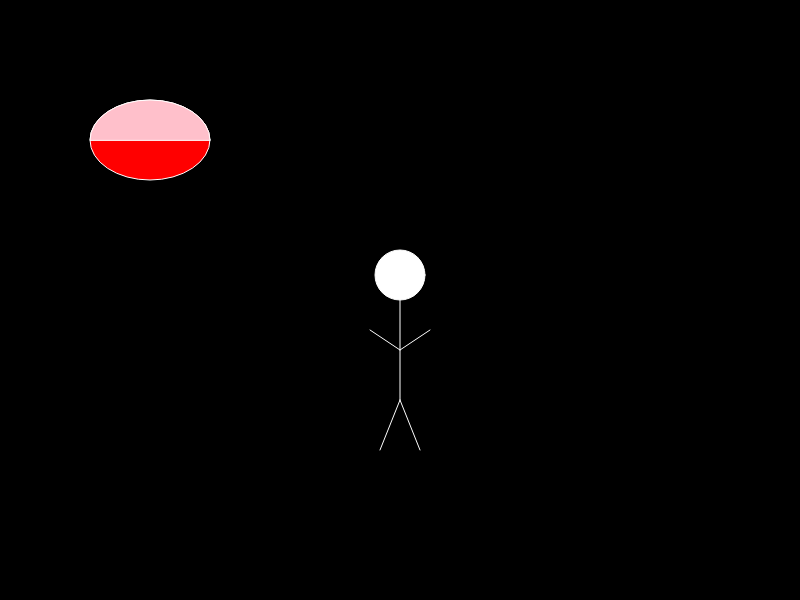
Frame 1 (no input)
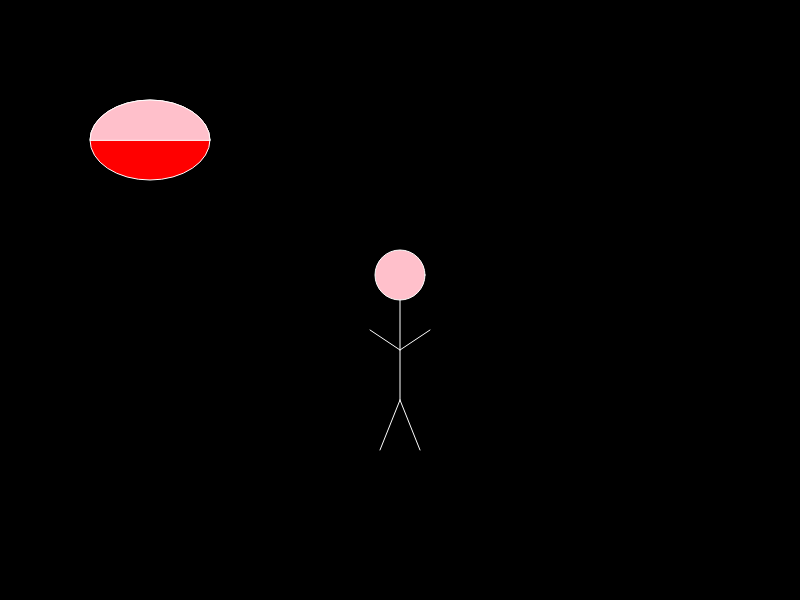
Frame 60 (no input)
Frame 120 (the mouse pressed at the canvas centre since frame 60): identical to frame 60, image omitted

The p5.js sketch that drew these frames (run headless with seeded random() and noise() and a simulated clock; from frame 60 on, the mouse is pressed at the canvas centre):

// p5.js sketch
// ── sketch.js


// Variables to control the state of the animations
let isLustAnimating = false;
let animationStartedAt = 0;
let animationFinishedAt = 0;
let isAnimationFinished = false;
// Variable to control the state of the final psychedelic environment
let isAnimating = false; // Variable to control what elements are displayed on the canvas

// Variables for sine wave animation
let xspacing = 16; // Distance between each horizontal location
let w; // Width of entire wave
let h; // Height of entire wave
let theta = 0.0; // Start angle at 0
let amplitude = 35.0; // Height of wave
let period = 500.0; // How many pixels before the wave repeats
let dx; // Value for incrementing x
let xvalues; // Using an array to store horizontal height values for the wave

// Variables for ball wave animation
let numBalls = 16; // Number of balls in the wave
let ballSize = 30; // Diameter of each ball
let ballX = []; // X position of each ball
let ballY = []; // Y position of each ball
let ballSpeed = 1; // Speed at which the balls move vertically
let ballColors = []; // Color of each ball

function setup() {
  createCanvas(800, 600);
  w = width + 16;
  h = height + 16;
  dx = (PI * 8 / period) * xspacing;
  xvalues = new Array(floor(w / xspacing));

  // Initialize ball positions and colors
  for (let i = 0; i < numBalls; i++) {
    ballX.push(i * (width / numBalls));
    ballY.push(height / 2);
    ballColors.push(color(random(255), random(255), random(255)));
  }
}

function draw() {
  background(0);
  // Logic to display the transition view once the animation is done
  if (isAnimationFinished) {
    displayNextView();
  } else if(isAnimating) {

     drawStickFigure();
  } else  {
    drawStickFigure();
    drawTreasureChests();
  }

  // Trigger animations based on state
  if (isLustAnimating) {
    animateLust();
  }
}

function drawStickFigure() {
  // Set stroke color to white
  stroke(255);
  line(400, 300, 400, 400); // Body
  line(400, 350, 370, 330); // Left arm
  line(400, 350, 430, 330); // Right arm
  line(400, 400, 380, 450); // Left leg
  line(400, 400, 420, 450); // Right leg
  circle(400, 275, 50); // Head
}


function drawTreasureChests() {
  // Enhanced treasure chests visuals
  // Chest for Lust
  fill('red');
  ellipse(150, 140, 120, 80); // Lust Chest base
  fill(255, 192, 203); // Light pink
  arc(150, 140, 120, 80, PI, 0, CHORD); // Lust Chest lid
}

// Display the next view after animations finish
function displayNextView() {
  textSize(32);
  textAlign(CENTER, CENTER);
  fill(255);
  
  // Parameters for the stick figure
  let torsoLength = 100; // Length of the torso
  let upperLegLength = 60; // Length of the upper part of the leg
  let lowerLegLength = 40; // Length of the lower part of the leg
  let armLength = 50; // Length of the arm
  let headRadius = 25; // Radius of the head
  let angle = radians(115); // Angle of torso off the ground

  // Calculate torso endpoint
  let torsoEndX = 400 + cos(angle) * torsoLength;
  let torsoEndY = 300 + sin(angle) * torsoLength;
  
  // Push the current drawing style settings
  push();
  // Stick figure with stroke
  stroke(255);
  // Torso
  line(400, 300, torsoEndX, torsoEndY); // Body
  // Left arm
  let leftArmEndX = 325 - cos(angle) * armLength;
  let leftArmEndY = 325 - sin(angle) * armLength;
  line(375, 350, leftArmEndX, leftArmEndY); // Left arm
  // Right arm
  let rightArmEndX = 325 + cos(angle) * armLength;
  let rightArmEndY = 325 - sin(angle) * armLength;
  line(375, 350, rightArmEndX, rightArmEndY); // Right arm
  // Left leg (upper part)
  let leftKneeX = torsoEndX - cos(angle) * upperLegLength;
  let leftKneeY = torsoEndY + sin(angle) * upperLegLength;
  line(torsoEndX, torsoEndY, leftKneeX, leftKneeY); // Left upper leg
  // Left leg (lower part)
  line(leftKneeX, leftKneeY, leftKneeX - 20, leftKneeY + lowerLegLength); // Left lower leg
  // Right leg (upper part)
  let rightKneeX = torsoEndX + cos(angle) * upperLegLength;
  let rightKneeY = torsoEndY + sin(angle) * upperLegLength;
  line(torsoEndX, torsoEndY, rightKneeX, rightKneeY); // Right upper leg
  // Right leg (lower part)
  line(rightKneeX, rightKneeY, rightKneeX + 20, rightKneeY + lowerLegLength); // Right lower leg
  // Head
  circle(400, 300, headRadius * 2); // Head
  // Pop the drawing style settings
  pop();
  
  // Draw cartoon stars above the head separately to ensure no connection lines to the head
  push(); // Isolate the fill to not affect other parts
  fill(255, 255, 0); // Yellow color
  ellipse(380, 260, 20, 20);
  ellipse(420, 250, 30, 30);
  ellipse(460, 270, 25, 25);
  pop();
}

// Function to check if the mouse was clicked on a particular treasure chest
function mouseClicked() {
  resetAnimations();

  if (dist(mouseX, mouseY, 150, 140) < 60) {
    isLustAnimating = true;
    isAnimating = true;
    animationStartedAt = millis();
  } 
}

function resetAnimations() {
  isLustAnimating = false;
  isAnimationFinished = false;
}

// Animation for 'Lust'
function animateLust() {
  let elapsedTime = millis() - animationStartedAt;
  if (elapsedTime < 5000) { // 5-second animation (adjusted from 3 seconds)
    // Draw balls for each wave
    drawWaveAroundStickFigure(0); // Top
    drawWaveAroundStickFigure(HALF_PI); // Right
    drawWaveAroundStickFigure(PI); // Bottom
    drawWaveAroundStickFigure(3 * HALF_PI); // Left
    drawWaveAroundStickFigure(PI / 4); // Top-Right
    drawWaveAroundStickFigure(3 * PI / 4); // Bottom-Right
    drawWaveAroundStickFigure(5 * PI / 4); // Bottom-Left
    drawWaveAroundStickFigure(7 * PI / 4); // Top-Left
    theta += 0.1; // Modified speed
  } else {
    isLustAnimating = false;
    isAnimationFinished = true;
    animationFinishedAt = millis();
  }
}

// Function to draw a single wave arranged around the stick figure
function drawWaveAroundStickFigure(direction) {
  let stickFigureCenterX = 400; // X-coordinate of stick figure's center
  let stickFigureCenterY = 325; // Y-coordinate of stick figure's center
  let radius = 200; // Radius of the circle around the stick figure

  for (let i = 0; i < numBalls; i++) {
    let phaseOffset = map(i, 0, numBalls - 1, 0, TWO_PI); // Offset phase based on ball index
    let angle = TWO_PI / numBalls * i + direction; // Angle around the stick figure's circle
    let x = stickFigureCenterX + radius * cos(angle);
    let y = stickFigureCenterY + radius * sin(angle);
    let waveDirection = atan2(stickFigureCenterY - y, stickFigureCenterX - x);
    let wavePhase = waveDirection - HALF_PI;
    let ballHeight = ballSize + amplitude * sin(TWO_PI / period * (i + 1) + theta + phaseOffset + wavePhase);
    fill(ballColors[i]);
    ellipse(x, y, ballSize, ballHeight); // Adjusted ballHeight to create stretching effect
  }
}

// ── sketch_fullscreen.html
<!DOCTYPE html>
<html lang="en">
<head>
    <meta charset="UTF-8">
    <title>Curiosity Fullscreen</title>
    <style>
        body, html {
            margin: 0;
            padding: 0;
            overflow: hidden;
            height: 100%;
            width: 100%;
        }
        #p5container {
            width: 100%;
            height: 100%;
            display: flex;
            justify-content: center;
            align-items: center;
        }
    </style>
</head>
<body>
    <div id="p5container">
        <script src="https://cdnjs.cloudflare.com/ajax/libs/p5.js/1.9.1/p5.js"></script>
<script src="sketch.js"></script>
    </div>
</body>
</html>

// ── style.css
body {
    background: linear-gradient(to right, #6a0dad, #7913b1, #8a1bb5, #9b23b9, #ac2bbe, #bd33c2, #ce3bce, #df43df, #e34fef, #e65cff, #e969ff, #ec74ff, #ef80ff, #f28bff, #f496ff, #f7a1ff, #faadff, #fdb8ff, #ffc4ff, #ffd0ff, #ffdbff, #ffe7ff, #fff2ff, #ffffff);
    background-size: 200% auto;
    animation: gradientAnimation 10s linear infinite;
    color: white;
    font-family: 'Roboto', 'Segoe UI', 'Helvetica Neue', sans-serif;
    font-size: 1em;
}

@keyframes gradientAnimation {
    0% {
        background-position: 0% 50%;
    }
    100% {
        background-position: 100% 50%;
    }
}

#title-wrapper {
    text-align: center;
}

.headline {
    font-size: 4em;
    font-family: 'Orbitron', sans-serif;
    font-weight: 600;
    font-style: italic;
    color: coral;
}

#main-wrapper {
    width: 800px;
    margin: auto;
    display: flex;
    flex-direction: column;
    align-items: center;
}

.box {
    background-color: rgba(255, 255, 255, 0.2);
    padding: 20px;
    margin-bottom: 20px;
    border-radius: 10px;
    display: flex;
    flex-direction: column;
    align-items: center;
    width: calc(100% + 20px); /* Increasing width progressively */
}

#p5container img {
    width: 800px; /* Set width to match main content */
    height: 300px; /* Set a specific height */
    display: block;
    margin: auto;
}

#footer {
    text-align: center;
    font-size: 0.7em;
    padding-bottom: 40px;
}

.yellow {
    color: gold;
}

.green {
    color: aquamarine;
}

.box-title {
    color: #F8F8FF; /* Light color for better contrast */
}

.rotate {
    animation: rotateAnimation 1.5s ease-in-out forwards;
}
@keyframes rotateAnimation {
    0% {
        transform: rotate(0deg);
    }
    100% {
        transform: rotate(360deg);
    }
}
